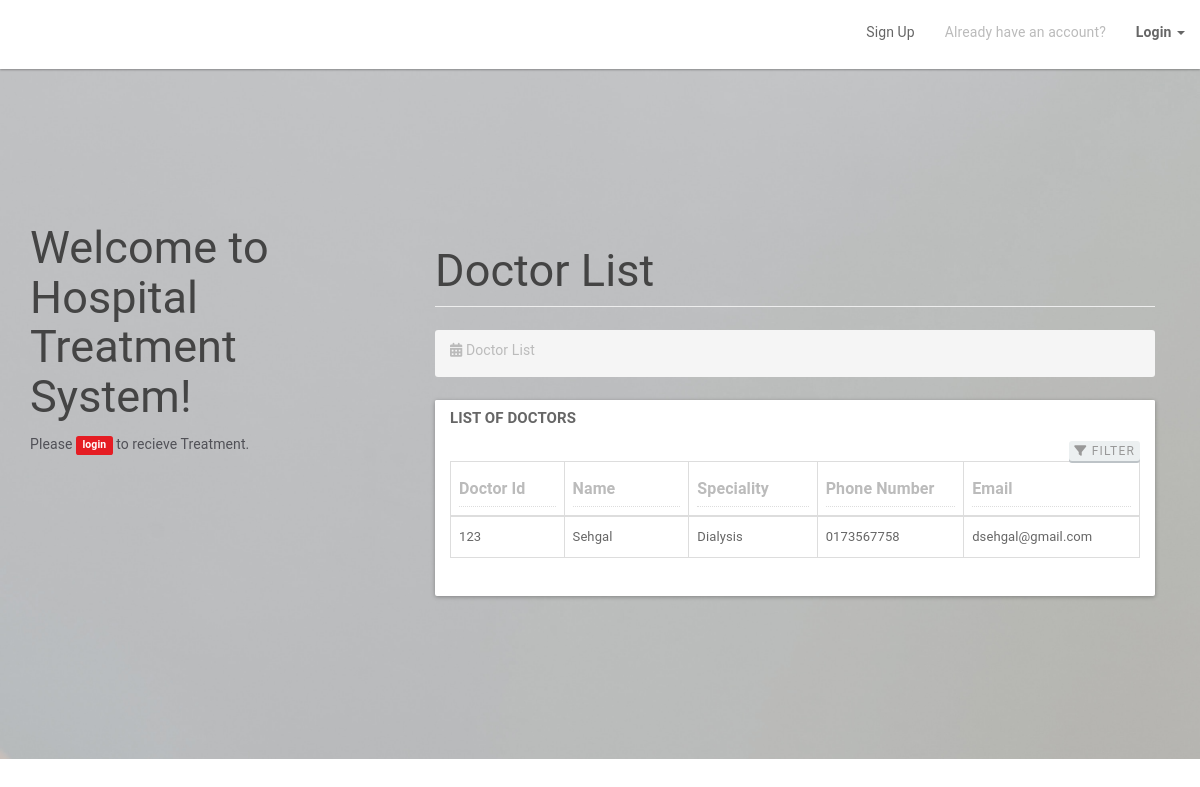
/hospitalsys/index.php, run on the app's committed database.
### tables this page shows
CREATE TABLE `doctor` (
  `icDoctor` bigint(12) NOT NULL,
  `password` varchar(20) NOT NULL,
  `doctorId` int(3) NOT NULL,
  `doctorFirstName` varchar(50) NOT NULL,
  `doctorLastName` varchar(50) NOT NULL,
  `doctorAddress` varchar(100) NOT NULL,
  `doctorPhone` varchar(15) NOT NULL,
  `doctorEmail` varchar(20) NOT NULL,
  `doctorDOB` date NOT NULL,
  `speciality` varchar(50) NOT NULL
);

### hospitalsys/index.php (the view, shortened to what this page needs)
<?php
include_once 'assets/conn/dbconnect.php';
?>
<!DOCTYPE html>
<html lang="en">
    <head>
        <link href="assets/css/style.css" rel="stylesheet">
        <link href="assets/css/style1.css" rel="stylesheet">
        <link href="assets/css/blocks.css" rel="stylesheet">
        <link href="assets/css/date/bootstrap-datepicker.css" rel="stylesheet">
        <link href="assets/css/date/bootstrap-datepicker3.css" rel="stylesheet">
        <link rel="stylesheet" href="https://formden.com/static/cdn/font-awesome/4.4.0/css/font-awesome.min.css" />
        <link href="assets/css/material.css" rel="stylesheet">
    </head>
    <body style="background: white;">
        <nav class="navbar navbar-default navbar-fixed-top" role="navigation">
            <div class="container-fluid">
                <div class="collapse navbar-collapse" id="bs-example-navbar-collapse-1">
                    <ul class="nav navbar-nav navbar-right">
                        <li><a href="#" data-toggle="modal" data-target="#myModal">Sign Up</a></li>
                        <li>
                            <p class="navbar-text">Already have an account?</p>
                        </li>
                        <li class="dropdown">
                            <a href="#" class="dropdown-toggle" data-toggle="dropdown"><b>Login</b> <span class="caret"></span></a>
                        </li>
                    </ul>
                </div>
            </div>
        </nav>
        <section id="promo-1" class="content-block promo-1 min-height-600px bg-offwhite">
            <div class="container">
                <div class="row">
                    <div class="col-md-3">
                        <h2>Welcome to Hospital Treatment System!</h2>
                        <p>Please <span class="label label-danger">login</span> to  recieve Treatment.</p>
                    </div>
                    <div class="col-md-8 col-md-offset-1 justify-content-center">
                        <div id="page-wrapper">
                <div class="container-fluid">
                    <div class="row">
                        <div class="col-lg-12">
                            <h2 class="page-header">
                           Doctor List
                            </h2>
                            <ol class="breadcrumb">
                                <li class="active">
                                    <i class="fa fa-calendar"></i> Doctor List
                                </li>
                            </ol>
                        </div>
                    </div>
                    <div class="panel panel-primary filterable">
                        <div class="panel-heading">
                            <h3 class="panel-title">List of Doctors</h3>
                            <div class="pull-right">
                            <button class="btn btn-default btn-xs btn-filter"><span class="fa fa-filter"></span> Filter</button>
                        </div>
                        </div>
                        <div class="panel-body">
                        <table class="table table-hover table-bordered">
                            <thead>
                                <tr class="filters">
                                    <th><input type="text" class="form-control" placeholder="Doctor Id" disabled></th>
                                    <th><input type="text" class="form-control" placeholder="Name" disabled></th>
                                    <th><input type="text" class="form-control" placeholder="Speciality" disabled></th>
                                    <th><input type="text" class="form-control" placeholder="Phone Number" disabled></th>
                                    <th><input type="text" class="form-control" placeholder="Email" disabled></th>
                                </tr>
                            </thead>
                            <?php
                            $result=mysqli_query($con,"SELECT * FROM doctor");
                            while ($patientRow=mysqli_fetch_array($result)) {
                                echo "<tbody>";
                                echo "<tr>";
                                    echo "<td>" . $patientRow['doctorId'] . "</td>";
                                    echo "<td>" . $patientRow['doctorLastName'] . "</td>";
                                    echo "<td>" . $patientRow['speciality'] . "</td>";
                                    echo "<td>" . $patientRow['doctorPhone'] . "</td>";
                                    echo "<td>" . $patientRow['doctorEmail'] . "</td>";
                            }
                                echo "</tr>";
                           echo "</tbody>";
                       echo "</table>";
                        ?>
                        </div>
                    </div>
                </div>
            </div>
                    </div>
                </div>
            </div>
        </section>
</body>
</html>

### hospitalsys/assets/css/style.css (style rules this page uses)
.navbar-default { -webkit-box-shadow: 3px 9px 58px -17px rgba(0,0,0,1); -moz-box-shadow: 3px 9px 58px -17px rgba(0,0,0,1); box-shadow: 3px 9px 58px -17px rgba(0,0,0,1); }
body { padding-top: 60px; }
.navbar { margin-bottom: 0px !important; }
body { background: url(../img/cover2.jpg) no-repeat center center fixed; -webkit-background-size: cover; -moz-background-size: cover; -o-background-size: cover; background-size: cover; }
html,body { position: relative; height: 100%; }

### hospitalsys/assets/css/style1.css (style rules this page uses)
body { font-family: "Open Sans", Helvetica, Arial, sans-serif; color: #333333; background: #ffffff; overflow-x: hidden; text-rendering: optimizeLegibility; -webkit-font-smoothing: antialiased; -moz-osx-font-smoothing: grayscale; }
.bg-offwhite { background-color: #F5F5F5 !important; }
.min-height-600px { min-height: 600px !important; }
h1, h2, h3, h4, h5, h6, .h1, .h2, .h3, .h4, .h5, .h6 { font-family: 'Lato', Helvetica, Arial, sans-serif; line-height: 1.1; }
h1, h2, h3 { margin-bottom: 20px; font-weight: 300; }
h2, .h2 { font-size: 37px; }
h3, .h3 { font-size: 27px; }
p { font-size: 14px; line-height: 1.6; margin: 15px 0; color: #515157; }
a { color: #1abc9c; }
ol { position: relative; padding-left: 22px; }
ul { list-style: none; position: relative; padding-left: 22px; }
ul li, ol li { font-size: 14px; color: #515157; margin-bottom: 5px; }
.btn { color: #FFF; padding: 10px 20px; margin: 15px 0; font-size: 14px; font-weight: 600; letter-spacing: 0.1em; text-shadow: none; border: none; text-transform: uppercase; border-radius: 4px; -webkit-border-radius: 4px; -moz-border-radius: 4px; }
.btn.btn-default { background: #ecf0f1; box-shadow: 0 2px #bdc3c7; color: #999; }
.form-control { border: 2px solid #ecf0f1; color: #34495e; font-size: 14px; line-height: 1.467; padding: 8px 12px; height: 40px; border-radius: 6px; -webkit-box-shadow: none; box-shadow: none; -webkit-transition: border .25s linear, color .25s linear, background-color .25s linear; transition: border .25s linear, color .25s linear, background-color .25s linear; }
.form-control[disabled], .form-control[readonly], fieldset[disabled] .form-control { background-color: #f4f6f6; border-color: #d5dbdb; color: #d5dbdb; cursor: default; opacity: 0.7; filter: alpha(opacity=70); }
.panel-body { padding: 25px; }
.panel-heading { background-color: inherit !important; color: inherit !important; padding: 0; border-color: inherit !important; }
.panel-title { font-size: 15px; font-weight: 700; text-transform: uppercase; }
.content-block { width: 100%; padding: 60px 0 60px 0; z-index: 100; position: relative; background-color: #ffffff; }

### hospitalsys/assets/css/blocks.css (style rules this page uses)
.promo-1 { background: url("../img/cover2.jpg") center top no-repeat; -webkit-background-size: cover; -moz-background-size: cover; -o-background-size: cover; background-size: cover; padding: 140px 0; }
*, *:after, *:before { box-sizing: border-box; }

### data on the page
doctor: doctorId "123", doctorLastName "Sehgal", speciality "Dialysis", doctorPhone "0173567758", doctorEmail "dsehgal@gmail.com"
